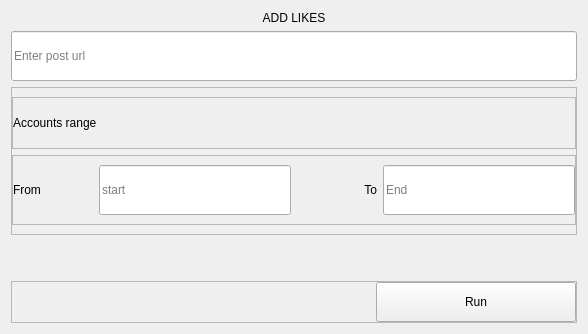
      <widget class="QWidget" name="likes_frame">
       <layout class="QVBoxLayout" name="verticalLayout_9">
        <item>
         <widget class="QLabel" name="label_16">
          <property name="text">
           <string>ADD LIKES</string>
          </property>
          <property name="alignment">
           <set>Qt::AlignCenter</set>
          </property>
         </widget>
        </item>
        <item>
         <widget class="QLineEdit" name="post_url_txt2">
          <property name="minimumSize">
           <size>
            <width>500</width>
            <height>50</height>
           </size>
          </property>
          <property name="placeholderText">
           <string>Enter post url</string>
          </property>
         </widget>
        </item>
        <item>
         <widget class="QFrame" name="frame_16">
          <property name="frameShape">
           <enum>QFrame::StyledPanel</enum>
          </property>
          <property name="frameShadow">
           <enum>QFrame::Raised</enum>
          </property>
          <layout class="QVBoxLayout" name="verticalLayout_3">
           <property name="leftMargin">
            <number>0</number>
           </property>
           <property name="rightMargin">
            <number>0</number>
           </property>
           <item>
            <widget class="QFrame" name="frame_17">
             <property name="frameShape">
              <enum>QFrame::StyledPanel</enum>
             </property>
             <property name="frameShadow">
              <enum>QFrame::Raised</enum>
             </property>
             <layout class="QHBoxLayout" name="horizontalLayout_13">
              <property name="spacing">
               <number>0</number>
              </property>
              <property name="leftMargin">
               <number>0</number>
              </property>
              <property name="topMargin">
               <number>0</number>
              </property>
              <property name="rightMargin">
               <number>0</number>
              </property>
              <property name="bottomMargin">
               <number>0</number>
              </property>
              <item>
               <widget class="QLabel" name="label_9">
                <property name="minimumSize">
                 <size>
                  <width>200</width>
                  <height>50</height>
                 </size>
                </property>
                <property name="text">
                 <string>Accounts range</string>
                </property>
               </widget>
              </item>
             </layout>
            </widget>
           </item>
           <item>
            <widget class="QFrame" name="frame_18">
             <property name="frameShape">
              <enum>QFrame::StyledPanel</enum>
             </property>
             <property name="frameShadow">
              <enum>QFrame::Raised</enum>
             </property>
             <layout class="QHBoxLayout" name="horizontalLayout_14">
              <property name="leftMargin">
               <number>0</number>
              </property>
              <property name="rightMargin">
               <number>0</number>
              </property>
              <item>
               <widget class="QLabel" name="label_10">
                <property name="minimumSize">
                 <size>
                  <width>80</width>
                  <height>50</height>
                 </size>
                </property>
                <property name="text">
                 <string>From</string>
                </property>
               </widget>
              </item>
              <item>
               <widget class="QLineEdit" name="init_num_of_comments_txt2">
                <property name="minimumSize">
                 <size>
                  <width>100</width>
                  <height>50</height>
                 </size>
                </property>
                <property name="placeholderText">
                 <string>start</string>
                </property>
               </widget>
              </item>
              <item>
               <widget class="QLabel" name="label_11">
                <property name="minimumSize">
                 <size>
                  <width>80</width>
                  <height>50</height>
                 </size>
                </property>
                <property name="layoutDirection">
                 <enum>Qt::LeftToRight</enum>
                </property>
                <property name="text">
                 <string>To</string>
                </property>
                <property name="alignment">
                 <set>Qt::AlignRight|Qt::AlignTrailing|Qt::AlignVCenter</set>
                </property>
               </widget>
              </item>
              <item>
               <widget class="QLineEdit" name="end_num_of_comments_txt2">
                <property name="minimumSize">
                 <size>
                  <width>100</width>
                  <height>50</height>
                 </size>
                </property>
                <property name="placeholderText">
                 <string>End</string>
                </property>
               </widget>
              </item>
             </layout>
            </widget>
           </item>
          </layout>
         </widget>
        </item>
        <item>
         <spacer name="verticalSpacer_2">
          <property name="orientation">
           <enum>Qt::Vertical</enum>
          </property>
          <property name="sizeHint" stdset="0">
           <size>
            <width>20</width>
            <height>40</height>
           </size>
          </property>
         </spacer>
        </item>
        <item>
         <widget class="QFrame" name="frame_15">
          <property name="frameShape">
           <enum>QFrame::StyledPanel</enum>
          </property>
          <property name="frameShadow">
           <enum>QFrame::Raised</enum>
          </property>
          <layout class="QHBoxLayout" name="horizontalLayout_12">
           <property name="spacing">
            <number>0</number>
           </property>
           <property name="leftMargin">
            <number>0</number>
           </property>
           <property name="topMargin">
            <number>0</number>
           </property>
           <property name="rightMargin">
            <number>0</number>
           </property>
           <property name="bottomMargin">
            <number>0</number>
           </property>
           <item>
            <spacer name="horizontalSpacer_7">
             <property name="orientation">
              <enum>Qt::Horizontal</enum>
             </property>
             <property name="sizeHint" stdset="0">
              <size>
               <width>364</width>
               <height>20</height>
              </size>
             </property>
            </spacer>
           </item>
           <item>
            <widget class="QPushButton" name="run_btn2">
             <property name="minimumSize">
              <size>
               <width>200</width>
               <height>40</height>
              </size>
             </property>
             <property name="text">
              <string>Run</string>
             </property>
            </widget>
           </item>
          </layout>
         </widget>
        </item>
       </layout>
      </widget>
